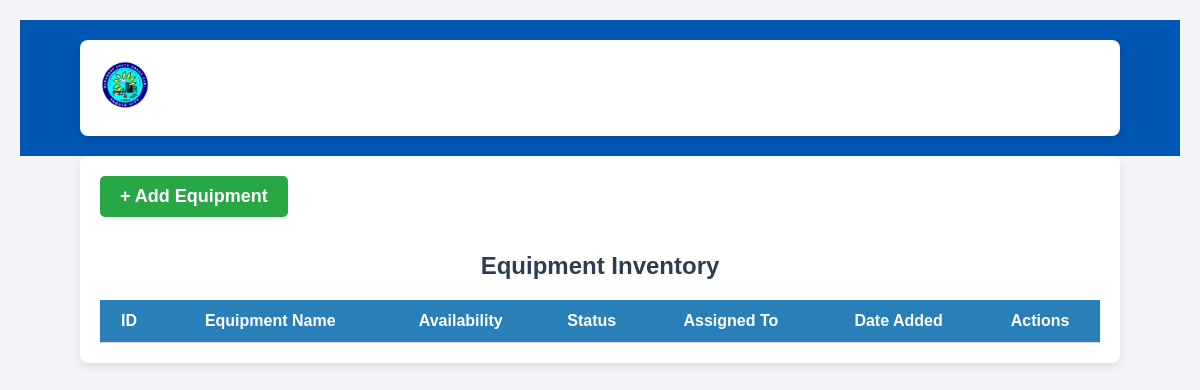
The page /Equipment/view_equipment.php (signed in) on the database as committed earlier.
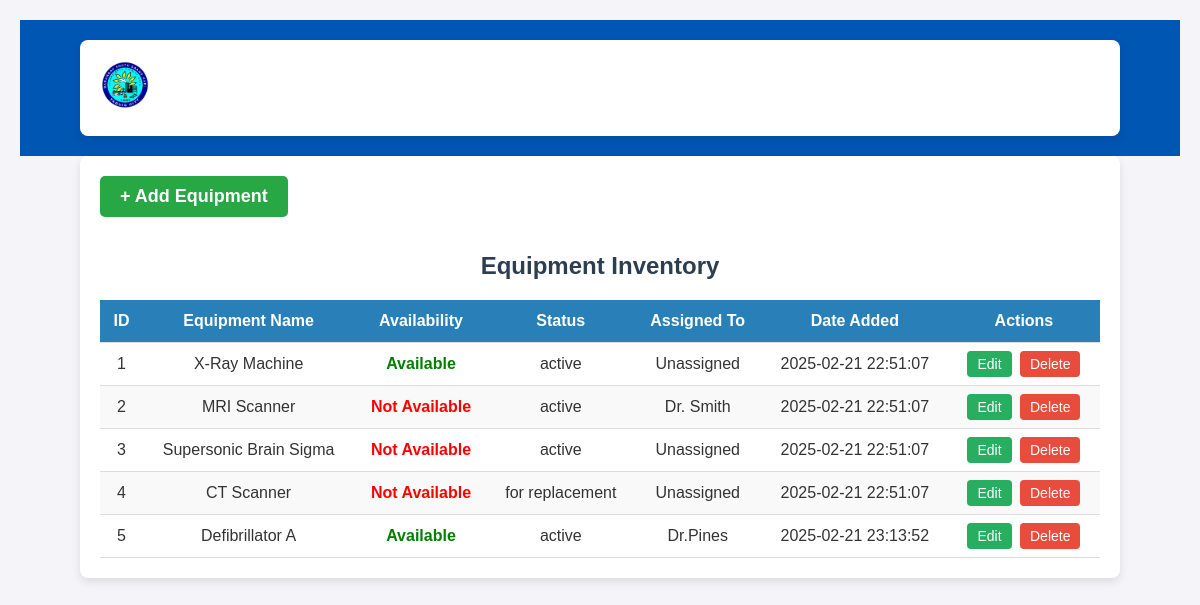
The same page on the database as committed later.
### tables this page shows
CREATE TABLE `equipment_inventory` (
  `equipment_id` int(11) NOT NULL,
  `equipment_name` varchar(255) NOT NULL,
  `is_available` tinyint(1) NOT NULL DEFAULT 1,
  `status` enum('active','for replacement') NOT NULL,
  `assigned_to` varchar(255) DEFAULT NULL,
  `date_added` timestamp NOT NULL DEFAULT current_timestamp()
);

### Equipment/view_equipment.php (the view, shortened to what this page needs)
<?php
include_once '../Users/header.php';
include_once '../systembsdh.php';
$query = "SELECT * FROM equipment_inventory ORDER BY equipment_id ASC";
$result = mysqli_query($conn, $query);
?>
<!DOCTYPE html>
<html lang="en">
<head>
    <link rel="stylesheet" href="view.css">
    <link rel="stylesheet" href="../Users/headerstyle.css">
</head>
<body>
    <div class="container">
    <a href="add_equipment.php" class="add-btn">+ Add Equipment</a>
        <h2>Equipment Inventory</h2>
        <table>
            <thead>
                <tr>
                    <th>ID</th>
                    <th>Equipment Name</th>
                    <th>Availability</th>
                    <th>Status</th>
                    <th>Assigned To</th>
                    <th>Date Added</th>
                    <th>Actions</th>
                </tr>
            </thead>
            <tbody>
                <?php while ($row = mysqli_fetch_assoc($result)): ?>
                    <tr>
                        <td><?php echo $row['equipment_id']; ?></td>
                        <td><?php echo $row['equipment_name']; ?></td>
                        <td class="availability <?php echo $row['is_available'] ? 'available' : 'not-available'; ?>">
                            <?php echo $row['is_available'] ? 'Available' : 'Not Available'; ?>
                        </td>
                        <td><?php echo $row['status']; ?></td>
                        <td><?php echo $row['assigned_to'] ?: 'Unassigned'; ?></td>
                        <td><?php echo $row['date_added']; ?></td>
                        <td>
                            <a href="edit_equipment.php?id=<?php echo $row['equipment_id']; ?>" class="edit-btn">Edit</a>
                            <a href="delete_equipment.php?id=<?php echo $row['equipment_id']; ?>" class="delete-btn" onclick="return confirm('Are you sure?')">Delete</a>
                        </td>
                    </tr>
                <?php endwhile; ?>
            </tbody>
        </table>
    </div>
</body>
</html>

### Users/header.php (shortened to what this page needs)
<!DOCTYPE html>
<html lang="en">
<head>
    <link rel="stylesheet" href="headerstyle.css">
</head>
<body>
    <header>
        <div class="container">
            <div class="logo">
            <img src="../Images/sdlogo.png" alt="sdlogo" width="50" height="50">
                <a href="masacc_db.php">BSDH</a>
            </div>
            <nav>
                <ul>
                    <li><a href="masacc_db.php">Dashboard</a></li>
                    <?php if (isset($_SESSION['user_id'])): ?>
                        <li><a href="logout.php">Logout</a></li>
                    <?php else: ?>
                        <li><a href="login.php">Login</a></li>
                    <?php endif; ?>
                </ul>
            </nav>
        </div>
    </header>
</body>
</html>

### Users/headerstyle.css (style rules this page uses)
header { background-color: #0056b3; padding: 20px; color: white; }
header .container { display: flex; justify-content: space-between; align-items: center; }
header .logo a { font-size: 24px; text-decoration: none; color: white; }
header nav ul { list-style: none; margin: 0; padding: 0; display: flex; }
header nav ul li { margin-left: 20px; }
header nav ul li a { text-decoration: none; color: white; font-size: 16px; }

### Equipment/view.css (style rules this page uses)
body { font-family: 'Poppins', sans-serif; background-color: #f4f4f9; color: #333; margin: 0; padding: 20px; }
.container { max-width: 1000px; margin: auto; background: white; padding: 20px; border-radius: 8px; box-shadow: 0 4px 8px rgba(0, 0, 0, 0.1); }
h2 { text-align: center; color: #2c3e50; }
table { width: 100%; border-collapse: collapse; margin-top: 20px; }
thead { background-color: #2980b9; color: white; }
td, th { padding: 12px; border-bottom: 1px solid #ddd; text-align: center; }
tr:nth-child(even) { background-color: #f9f9f9; }
.availability.available { color: green; font-weight: bold; }
.availability.not-available { color: red; font-weight: bold; }
.edit-btn, .delete-btn { padding: 5px 10px; border-radius: 4px; text-decoration: none; font-size: 14px; margin: 2px; }
.edit-btn { background-color: #27ae60; color: white; }
.delete-btn { background-color: #e74c3c; color: white; }
.add-btn { display: inline-block; background-color: #28a745; color: white; padding: 10px 20px; border-radius: 5px; text-decoration: none; font-size: 18px; font-weight: bold; margin-bottom: 15px; transition: background 0.3s ease; }

Rows that differ between the two databases and show on the page:
added equipment_inventory: equipment_id "1", equipment_name "X-Ray Machine", is_available "Available", status "active", assigned_to "Unassigned", date_added "2025-02-21 22:51:07"
added equipment_inventory: equipment_id "2", equipment_name "MRI Scanner", is_available "Not Available", status "active", assigned_to "Dr. Smith", date_added "2025-02-21 22:51:07"
added equipment_inventory: equipment_id "3", equipment_name "Supersonic Brain Sigma", is_available "Not Available", status "active", assigned_to "Unassigned", date_added "2025-02-21 22:51:07"
added equipment_inventory: equipment_id "4", equipment_name "CT Scanner", is_available "Not Available", status "for replacement", assigned_to "Unassigned", date_added "2025-02-21 22:51:07"
added equipment_inventory: equipment_id "5", equipment_name "Defibrillator A", is_available "Available", status "active", assigned_to "Dr.Pines", date_added "2025-02-21 23:13:52"
